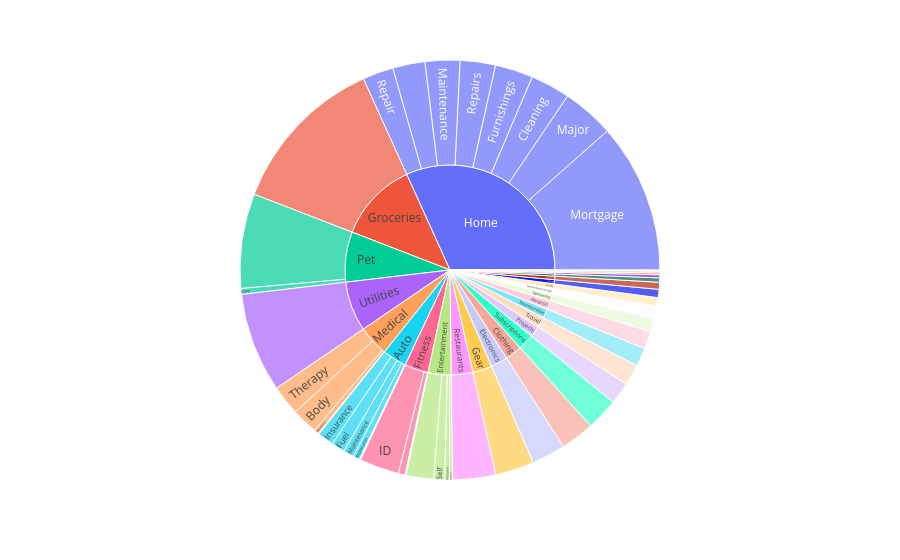

Notebook cell for this chart:
### Code cell
mean_expenses = monthly_mean["Expenses"]
remaining = mean_expenses.sum() + monthly_mean["Income"].sum()
monthly = pd.concat([mean_expenses, pd.Series(data=-1 * remaining, index=pd.MultiIndex.from_tuples([("Remaining", "", "")]))], axis="rows")
monthly.index.names=["Account", "Subaccount"]
monthly.name="Total"
px.sunburst(monthly.reset_index(), path=["Account", "Subaccount"], values="Total")

### Figure 1 — Plotly figure (JSON) as saved in the notebook; plotly's stock layout.template omitted (floating-point values rounded to 4 significant figures)
{"data": [{"branchvalues": "total", "domain": {"x": [0, 1], "y": [0, 1]}, "hovertemplate": "labels=%{label}<br>Total=%{value}<br>parent=%{parent}<br>id=%{id}<extra></extra>", "ids": ["Amazon/", "Auto/", "Cash/", "Charity/", "Clothing/", "Electronics/", "Entertainment/", "Fitness/", "Gear/", "Gifts/", "Groceries/", "Home/", "Home Furnishings/", "Interest/", "Misc/", "Personal/", "Pet/", "Professional/", "Projects/", "Reimbursable/", "Reimbursible/", "Remaining/", "Restaurants/", "Services/", "Study/", "Subscriptions/", "Travel/", "Utilities/", "Medical/Body", "Pet/Care", "Home/Cleaning", "Medical/Dentist", "Fitness/Equipment", "Auto/Fuel", "Home/Furnishings", "Fitness/ID", "Auto/Insurance", "Auto/Maintenance", "Home/Maintenance", "Home/Major", "Home/Mortgage", "Entertainment/Personal", "Entertainment/Reading", "Fitness/Recovery", "Medical/Recovery", "Auto/Registration", "Home/Repair", "Home/Repairs", "Entertainment/Self", "Medical/Therapy", "Auto/Tolls", "Amazon", "Auto", "Cash", "Charity", "Clothing", "Electronics", "Entertainment", "Fitness", "Gear", "Gifts", "Groceries", "Home", "Home Furnishings", "Interest", "Medical", "Misc", "Personal", "Pet", "Professional", "Projects", "Reimbursable", "Reimbursible", "Remaining", "Restaurants", "Services", "Study", "Subscriptions", "Travel", "Utilities"], "labels": ["", "", "", "", "", "", "", "", "", "", "", "", "", "", "", "", "", "", "", "", "", "", "", "", "", "", "", "", "Body", "Care", "Cleaning", "Dentist", "Equipment", "Fuel", "Furnishings", "ID", "Insurance", "Maintenance", "Maintenance", "Major", "Mortgage", "Personal", "Reading", "Recovery", "Recovery", "Registration", "Repair", "Repairs", "Self", "Therapy", "Tolls", "Amazon", "Auto", "Cash", "Charity", "Clothing", "Electronics", "Entertainment", "Fitness", "Gear", "Gifts", "Groceries", "Home", "Home Furnishings", "Interest", "Medical", "Misc", "Personal", "Pet", "Professional", "Projects", "Reimbursable", "Reimbursible", "Remaining", "Restaurants", "Services", "Study", "Subscriptions", "Travel", "Utilities"], "name": "", "parents": ["Amazon", "Auto", "Cash", "Charity", "Clothing", "Electronics", "Entertainment", "Fitness", "Gear", "Gifts", "Groceries", "Home", "Home Furnishings", "Interest", "Misc", "Personal", "Pet", "Professional", "Projects", "Reimbursable", "Reimbursible", "Remaining", "Restaurants", "Services", "Study", "Subscriptions", "Travel", "Utilities", "Medical", "Pet", "Home", "Medical", "Fitness", "Auto", "Home", "Fitness", "Auto", "Auto", "Home", "Home", "Home", "Entertainment", "Entertainment", "Fitness", "Medical", "Auto", "Home", "Home", "Entertainment", "Medical", "Auto", "", "", "", "", "", "", "", "", "", "", "", "", "", "", "", "", "", "", "", "", "", "", "", "", "", "", "", "", ""], "type": "sunburst", "values": [82.26, 0.2829, 38.49, 4.682, 157.0, 157.5, 128.1, 31.38, 180.9, 6.692, 748.9, 150.3, 56.36, 8.927, 20.54, 32.5, 440.8, 14.0, 101.7, -123.1, 85.51, 62.86, 200.6, 1.763, 40.78, 150.8, 99.15, 464.6, 122.3, 27.5, 185.1, 3.353, 2.941, 63.28, 177.1, 185.3, 75.57, 50.61, 162.1, 243.6, 698.1, 22.59, 13.88, 2.366, 22.82, 30.4, 144.0, 164.7, 50.38, 139.3, 4.778, 82.26, 224.9, 38.49, 4.682, 157.0, 157.5, 215.0, 222.0, 180.9, 6.692, 748.9, 1925.0, 56.36, 8.927, 287.8, 20.54, 32.5, 468.3, 14.0, 101.7, -123.1, 85.51, 62.86, 200.6, 1.763, 40.78, 150.8, 99.15, 464.6]}], "layout": {"autosize": true, "legend": {"tracegroupgap": 0}, "margin": {"t": 60}}}
